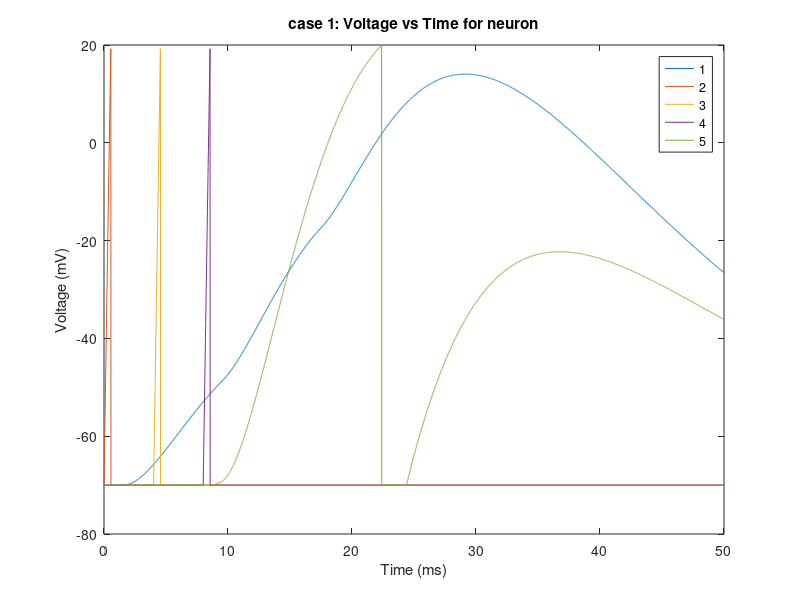
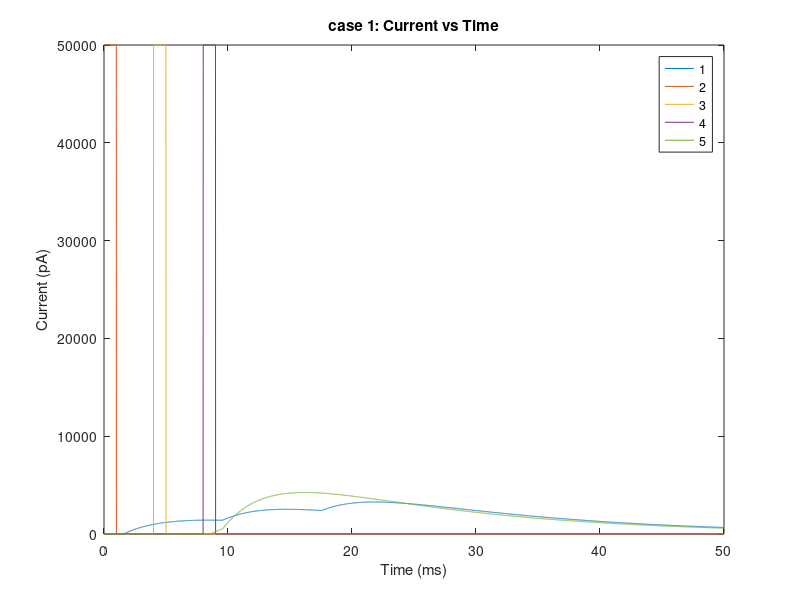

Recreate these plots in MATLAB, in order.
close all
Fanout = {[0,0,0,0,0],[1,0,0,0,5],[1,0,0,0,5],[1,0,0,0,5],[0,0,0,0,0]};
Weight = {[0,0,0,0,0],[3000,0,0,0,3000],[3000,0,0,0,3000],[3000,0,0,0,3000],[0,0,0,0,0]};
Delay = {[0,0,0,0,0],[1e-3,0,0,0,8e-3],[5e-3,0,0,0,5e-3],[9e-3,0,0,0,1e-3],[0,0,0,0,0]};

N = 5;

spike_time=cell(1,N);
arrival_time = cell(1,N);
strength=cell(1,N);
pre_neuron=cell(1,N);

V = cell(1,N);
Iapp = cell(1,N);
Isyn = cell(1,N);

Iapp_prev_positive_transition = zeros(1,N);

C=300e-12; %pF
g_l = 30e-9; %nS
Vt = 20e-3; %mV
El = -70e-3; %mV
Rp = 2e-3; %ms

end_time = 50e-3; %ms
dt = 0.01e-3;  %ms

Iapp_start = {end_time+1,0,4e-3,8e-3,end_time+1};  %ms
I_injected = 50e-9;  %nA
Io = 1e-12;   %pA
pulse_duration = 1e-3;  %ms
tau = 15e-3;    %ms
tau_s = tau/4;   %ms

total_iterations = end_time/dt;

timer = zeros(1,total_iterations);



for i=1:N
    V{i} = El*ones(1,total_iterations);
    Iapp{i} = zeros(1,total_iterations);
    Isyn{i} = zeros(1,total_iterations);

    spike_time{i}=[];
    arrival_time{i}=[];
    strength{i}=[];
    pre_neuron{i}=[];

    Iapp_prev_positive_transition(i) = Iapp_start{i};
end

pre_neuron = {[2,3,4],[],[],[],[2,3,4]};
ind = 1;  % current time index

for t = 0:dt:(end_time-dt)
    for neuron = 1:1:5
        
        %Iapp calculation  % or make a function
%         if t>= Iapp_start{neuron}
% 
%             if (t-Iapp_prev_positive_transition(neuron)) < pulse_duration
%                 Iapp{neuron}(ind) = I_injected;
%             elseif (t-Iapp_prev_positive_transition(neuron)) >= pulse_duration && (t-Iapp_prev_positive_transition(neuron)) < 2*pulse_duration
%                 Iapp{neuron}(ind) = 0;
%             elseif (t-Iapp_prev_positive_transition(neuron)) == 2*pulse_duration
%                 Iapp_prev_positive_transition(neuron) = t;
%                 Iapp{neuron}(ind) = I_injected;
%             end
%         else
%             Iapp{neuron}(ind) = 0;
%         end
        
        if ((t >= Iapp_start{neuron})&&(t < (Iapp_start{neuron}+pulse_duration)))
           Iapp{neuron}(ind) = I_injected; 
        end

        %Iapp calc ends

        %Isyn coming in calc begins
        if isempty(pre_neuron{neuron}) == 0
            for pre = 2:4
                for each_spike = 1:length(spike_time{pre})
                    tk_tau = spike_time{pre}(each_spike) + Delay{pre}(neuron);
                    if t >= tk_tau
                        Isyn{neuron}(ind) = Isyn{neuron}(ind) + Io*Weight{pre}(neuron)*(exp(-(t-tk_tau)/tau) - exp(-(t-tk_tau)/tau_s));
                    end 

                end
            end
        end
        %Isyn coming in ends
        
            

        %V calc begins
        if isempty(spike_time{neuron}) == 1
                dv = ((-g_l*( V{neuron}(ind) - El)) + Iapp{neuron}(ind) + Isyn{neuron}(ind))*dt/C;
                V{neuron}(ind+1) = V{neuron}(ind) + dv;
                if V{neuron}(ind + 1) >= Vt
                    spike_time{neuron} = [spike_time{neuron},t];
                    V{neuron}(ind+1) = El;
                end               
        else
           if (t - spike_time{neuron}(end)) > Rp
                dv = ((-g_l*( V{neuron}(ind) - El)) + Iapp{neuron}(ind) + Isyn{neuron}(ind))*dt/C;
                V{neuron}(ind+1) = V{neuron}(ind) + dv;
                if V{neuron}(ind + 1) >= Vt
                    spike_time{neuron} = [spike_time{neuron},t];
                    V{neuron}(ind+1) = El;
                end
            end
        end
        %V calc ends

    end  % each neuron end

    timer(ind) = t;
    ind = ind+1;
    
  
end  % each time instant end


figure
for i = 1:N
    plot(1e3*timer(1:total_iterations),1e3*V{i}(1:total_iterations));
    title("case 1: Voltage vs Time for neuron")
    xlabel('Time (ms)') 
    ylabel('Voltage (mV)')
    hold on
end
legend({'1','2','3','4','5'})

hold off
figure
for i = 1:N
    plot(1e3*timer(1:total_iterations),1e12*(Iapp{i}(1:total_iterations)+Isyn{i}(1:total_iterations)));
    title("case 1: Current vs Time")
    xlabel('Time (ms)') 
    ylabel('Current (pA)')  
    hold on
end
legend({'1','2','3','4','5'})













